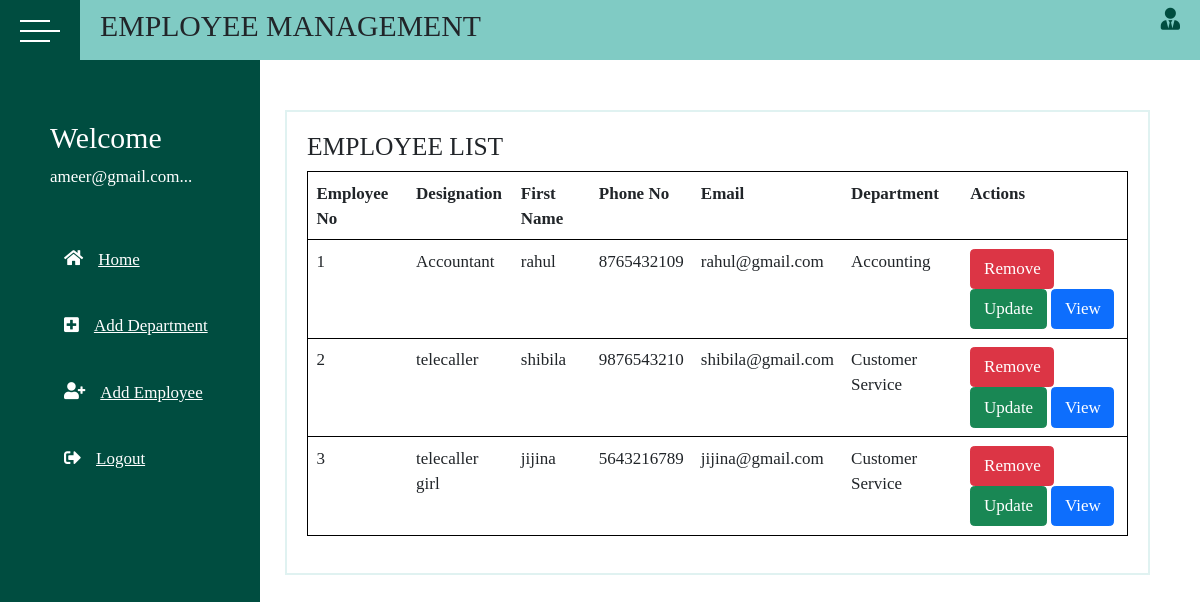
The page /centerhead/employee/list/ (signed in) on the database its author committed.
### crmcuser/models.py (models this page shows, shortened)
class MyUser(AbstractBaseUser):
    email = models.EmailField(
        verbose_name='email address',
        max_length=255,
        unique=True,
    )
    phone = models.CharField(max_length=12)
    options = (
        ("admin", "admin"),
    )
    role = models.CharField(max_length=50, default="admin", choices=options)
    is_active = models.BooleanField(default=True)
    is_admin = models.BooleanField(default=False)
    objects = MyUserManager()
    USERNAME_FIELD = 'email'
    REQUIRED_FIELDS = ['phone', 'role']
    def __str__(self):
        return self.email

### centerhead/models.py (models this page shows)
class Employee(models.Model):
    emp_no=models.CharField(max_length=50)
    designation=models.CharField(max_length=50)
    f_name=models.CharField(max_length=50)
    l_name=models.CharField(max_length=50)
    phone=models.CharField(max_length=50)
    email=models.EmailField(max_length=50)
    address_1=models.TextField(max_length=50)
    address_2=models.TextField(max_length=50)
    city=models.CharField(max_length=50)
    options=(
        ("Andhra Pradesh","Andhra Pradesh"),
        ("Arunachal Pradesh","Arunachal Pradesh"),
        ("Assam","Assam"),
        ("Bihar","Bihar"),
        ("Chhattisgarh","Chhattisgarh"),
        ("Goa","Goa"),
        ("Gujarat","Gujarat"),
        ("Haryana","Haryana	"),
        ("Himachal Pradesh","Himachal Pradesh"),
        ("harkhand","harkhand"),
        ("Karnataka","Karnataka"),
        ("Kerala","Kerala"),
        ("Madhya Pradesh","Madhya Pradesh"),
        ("Maharashtra","Maharashtra"),
        ("Manipur","Manipur"),
        ("Meghalaya","Meghalaya"),
        ("Mizoram","Mizoram"),
        ("Nagaland","Nagaland"),
        ("Odisha","Odisha"),
        ("Punjab","Punjab"),
        ("Rajasthan","Rajasthan"),
        ("Sikkim","Sikkim"),
        ("Tamil Nadu","Tamil Nadu"),
        ("Telangana","Telangana"),
        ("Tripura","Tripura"),
        ("Uttar Pradesh","Uttar Pradesh"),
        ("Uttarakhand","Uttarakhand"),
        ("West Bengal","West Bengal")
    )
    state=models.CharField(max_length=50,choices=options,default="Kerala")
    pin=models.CharField(max_length=50)
    department=models.ForeignKey(Department,on_delete=models.CASCADE)

class Department(models.Model):
    dep_no=models.CharField(max_length=50)
    name=models.CharField(max_length=50)
    def __str__(self):
        return self.name

### centerhead/views.py (the view)
# urls.py: path("employee/list/", views.ListEmployee.as_view(), name="listemployee"),
@method_decorator(signin_required, name="dispatch")
class ListEmployee(ListView):
    model = Employee
    template_name = "list_employee.html"
    context_object_name = "employees"

### centerhead/templates/list_employee.html (shortened to what this page needs)
<!DOCTYPE html>
{%extends "base.html"%}
{%block body_block%}
<html lang="en">
<head>
    <link href="https://cdn.jsdelivr.net/npm/bootstrap@5.1.3/dist/css/bootstrap.min.css" rel="stylesheet"
>
</head>
<body>
<h4>EMPLOYEE LIST</h4>
<table class="table" style="border: 1px solid black;">
    <tr>
        <th>Employee No</th>
        <th>Designation</th>
        <th>First Name</th>
        <th>Phone No</th>
        <th>Email</th>
        <th>Department</th>
        <th>Actions</th>
    </tr>
    {%for employee in employees%}
    <tr>
        <td>{{employee.emp_no}}</td>
        <td>{{employee.designation}}</td>
        <td>{{employee.f_name}}</td>
        <td>{{employee.phone}}</td>
        <td>{{employee.email}}</td>
        <td>{{employee.department}}</td>
        <td><a href="{%url 'removeemployee' employee.id %}" class="btn btn-danger">Remove</a>
            <a href="{%url 'updateemployee' employee.id %}" class="btn btn-success">Update</a>
            <a href="{%url 'viewemployee' employee.id %}" class="btn btn-primary">View</a></td>
    </tr>
    {%endfor%}
</table>
</body>
</html>
{%endblock%}

### centerhead/templates/base.html (shortened to what this page needs)
<!DOCTYPE html>
{%load static%}
<html lang="en">
<head>
    <link rel="stylesheet" href="{%static 'css/style.css'%}">
    <link rel="stylesheet" href="https://use.fontawesome.com/releases/v5.15.4/css/all.css"
>
    <link href="https://cdn.jsdelivr.net/npm/bootstrap@5.1.3/dist/css/bootstrap.min.css" rel="stylesheet"
>
</head>
<body>
<div class="wrapper">
    <div class="top_navbar">
        <div class="hamburger">
            <div class="hamburger__inner">
                <div class="one"></div>
                <div class="two"></div>
                <div class="three"></div>
            </div>
        </div>
        <div class="menu">
            <div class="log">
                <h3>EMPLOYEE MANAGEMENT</h3>
            </div>
            <div class="right_menu">
                <ul>
                    <li>
                        <a href=""><i class="fas fa-user-tie"></i></a>
                    </li>
                </ul>
            </div>
        </div>
    </div>
    <div class="main_container">
        <div class="sidebar">
            <div class="sidebar__inner">
                <div class="profile">
                    <div class="profile_info" style="padding-left:50px; margin-top:40px;">
                        <h3>Welcome</h3>
                        <p class="profile_name">{{request.user}}...</p>
                    </div>
                </div>
                <ul>
                    <li>
                        <a href="{%url 'listemployee'%}">
                        <span class="icon">
                            <i class="fas fa-home"></i>
                        </span>
                            <span class="title">Home</span>
                        </a>
                    </li>
                    <li>
                        <a href="{%url 'adddept'%}">
                            <span class="icon"><i class="fas fa-plus-square"></i></span>
                            <span class="title">Add Department</span>
                        </a>
                    </li>
                    <li>
                        <a href="{%url 'addemployee'%}">
                            <span class="icon"><i class="fas fa-user-plus"></i></span>
                            <span class="title">Add Employee</span>
                        </a>
                    </li>
                    <li>
                        <a href="{%url 'adminsignout'%}">
                            <span class="icon"><i class="fas fa-sign-out-alt"></i></span>
                            <span class="title">Logout</span>
                        </a>
                    </li>
                </ul>
            </div>
        </div>
        <div class="container">
            <div class="item">
                {%block body_block%}
                {%endblock%}
            </div>
        </div>
    </div>
</div>
</body>
</html>

### centerhead/static/css/style.css (style rules this page uses)
* { font-family: 'Galdeano'; font-size: 17px; margin: 0; padding: 0; list-style: none; box-sizing: border-box; text-decoration: none; font-size:10; }
.wrapper { width: 100%; height: 100%; }
.top_navbar { background: #80CBC4; height: 60px; display: flex; position: fixed; width: 100%; top: 0; }
.top_navbar .hamburger { width: 80px; background: #004D40; position: relative; font-size: 28px; }
.top_navbar .hamburger .hamburger__inner { position: absolute; top: 50%; left: 50%; transform: translate(-50%,-50%); cursor: pointer; width: 40px; height: 20px; }
.top_navbar .hamburger__inner > div { width: 30px; height: 2px; background: #fff; position: absolute; top: 0; left: 0; }
.top_navbar .hamburger div.two { top: 10px; width: 40px; }
.top_navbar .hamburger div.three { top: 20px; }
.top_navbar .menu { width: calc(100% - 80px); height: 100%; display: flex; justify-content: space-between; align-items: center; padding: 0 20px; }
.top_navbar .menu .right_menu ul { display: flex; }
.top_navbar .menu .right_menu ul li { position: relative; }
.top_navbar .menu .right_menu ul li .fas { font-size: 22px; cursor: pointer; color: #004D40; }
.main_container .sidebar { position: fixed; top: 60px; left: 0; width: 260px; height: 100%; background: #004D40; transition: all 0.3s ease; }
.main_container .sidebar .sidebar__inner { position: relative; }
.main_container .sidebar .profile { display: flex; align-items: center; color: #fff; padding: 20px 0; white-space: nowrap; transition: all 0.3s ease; }
.main_container .container { margin-top: 60px; width: calc(100% - 225px); margin-left: 225px; padding: 50px; padding-left: 60px; transition: all 0.3s ease; }
.main_container .sidebar ul li a { color: #fff; font-size: 6px; padding: 20px 30px; white-space: nowrap; display: flex; align-items: center; margin-bottom: 1px; transition: all 0.3s ease; }
.main_container .sidebar ul li a .icon { margin-right: 15px; font-size: 12px; }
.main_container .sidebar ul li a span { display: inline-block; }
.main_container .container .item { background: #fff; border: 2px solid #E0F2F1; margin-bottom: 30px; padding: 20px; font-size: 3px; line-height: 25px; }

### rows shown on the page
MyUser: user "ameer@gmail.com"
Employee: emp_no "1", designation "Accountant", f_name "rahul", phone "8765432109", email "rahul@gmail.com", department "Accounting"
Employee: emp_no "2", designation "telecaller", f_name "shibila", phone "9876543210", email "shibila@gmail.com", department "Customer Service"
Employee: emp_no "3", designation "telecaller girl", f_name "jijina", phone "5643216789", email "jijina@gmail.com", department "Customer Service"
